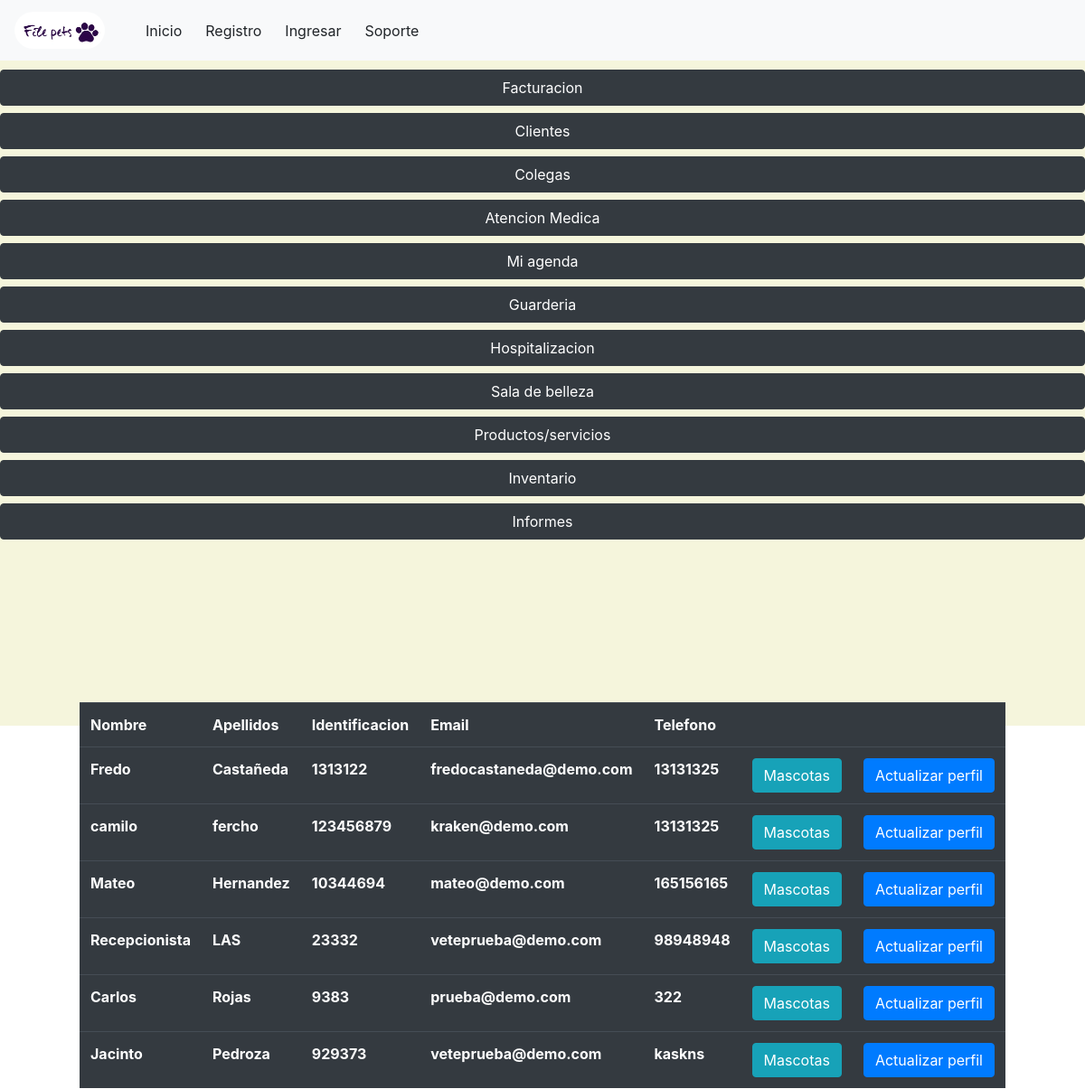
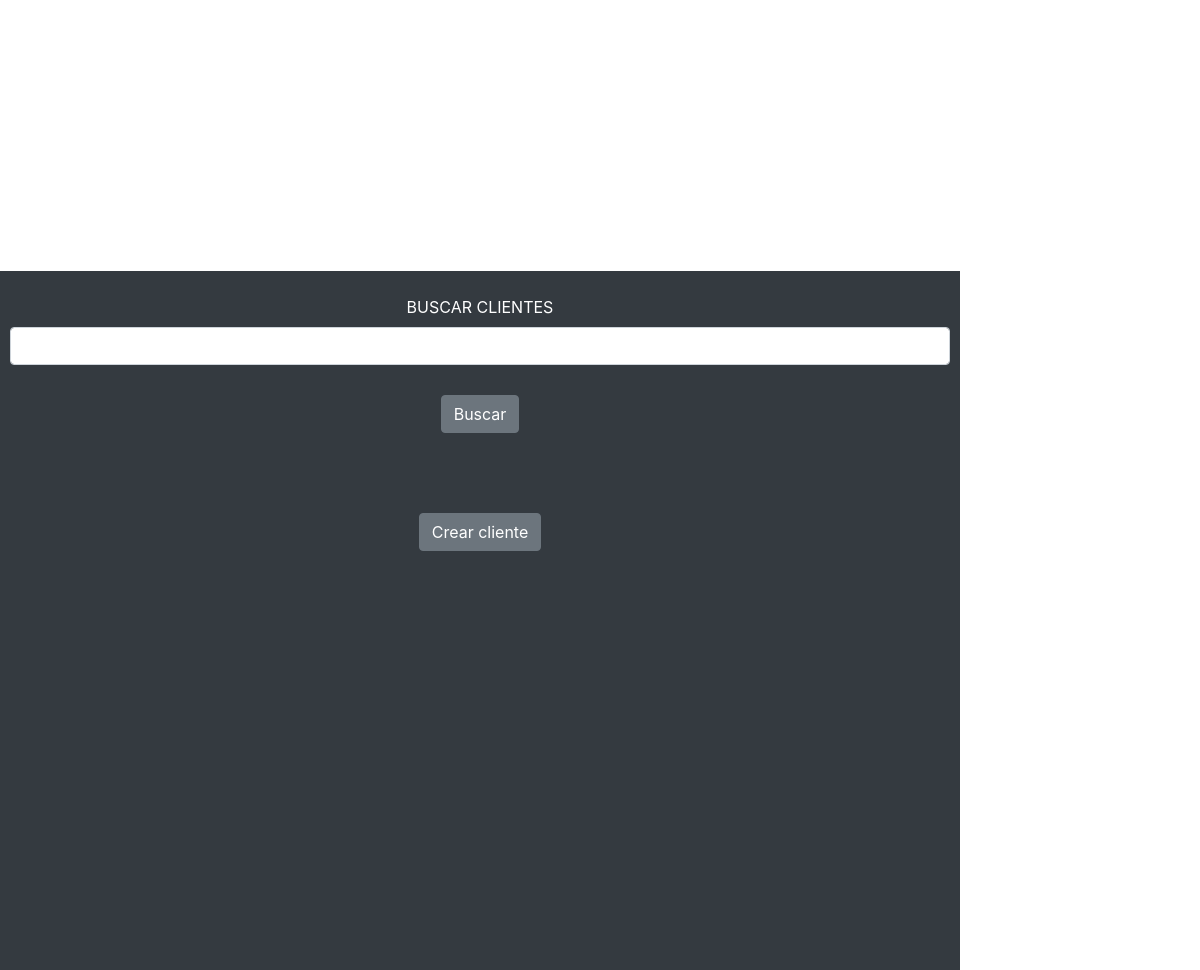
The page /ver/clientes on the database as committed earlier (2 pictures, top to bottom).
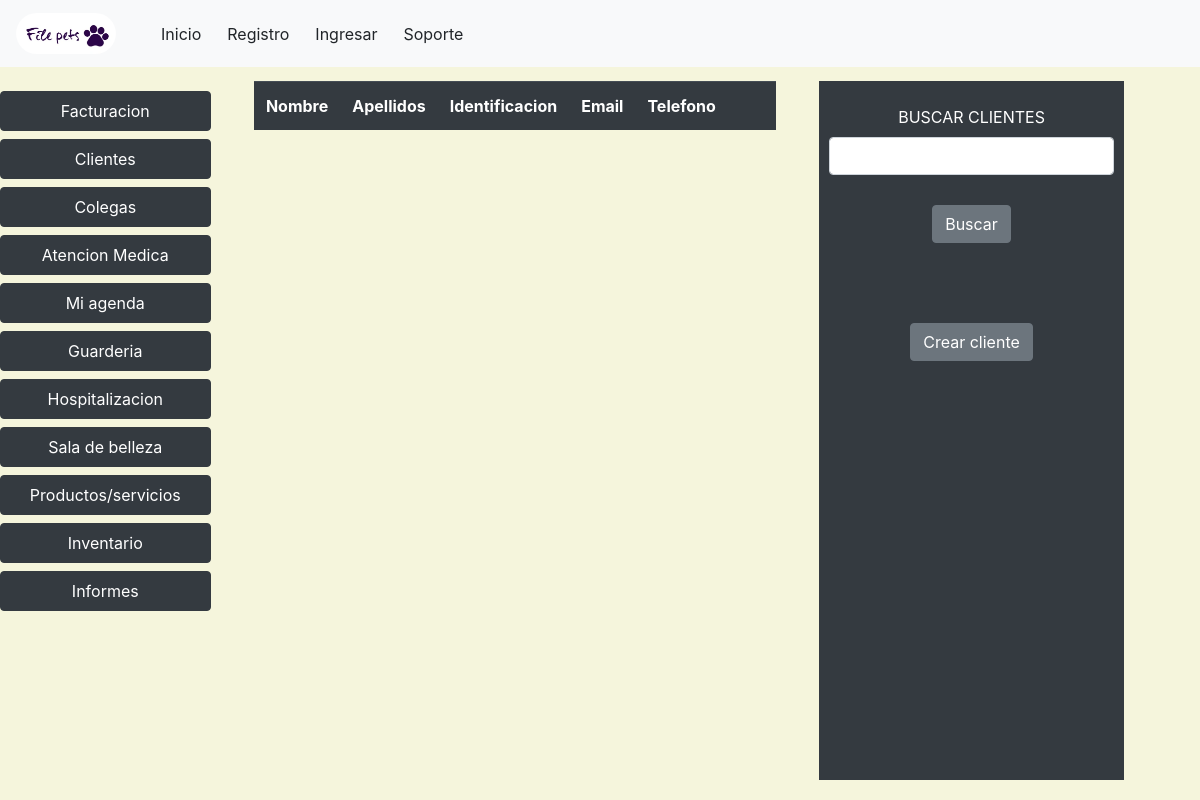
The same page on the database as committed later.
### veterinary/models.py (models this page shows, shortened)
class Client(models.Model):
    veterinary = models.ForeignKey(Veterinary, on_delete=models.CASCADE,blank=True,null=True)
    name = models.CharField(max_length=50,blank=False,null=False)
    last_name = models.CharField(max_length=50,blank=False,null=False)
    identification = models.CharField(max_length=50,blank=True,null=True)
    email = models.EmailField(unique=True)
    phone = models.CharField(max_length=15,blank=True,null=True)

### veterinary/views.py (the view)
# urls.py: path("ver/clientes",views.detailClient,name='detailClient')
def detailClient(request):
    clients = Client.objects.all()
    context = {'clients':clients}
    return render(request,'veterinary/detailClient.html',context)

### templates/veterinary/detailClient.html (shortened to what this page needs)
{% extends 'layout/base.html' %}
{% block 'style' %}
{% load static %}
<link rel="stylesheet" href="{% static 'css/estilo.css' %}">
{% endblock %}
{% block 'header' %}
{% include 'layout/partials/headerbase.html' %}
{% endblock %}
{% block 'content' %}
<div class="left-menu">
  <div class="caja1">
    {% include 'layout/partials/leftmenu.html' %}
  </div>
  <div class="caja2">
    <div style="width: 80%; background-color: rgb(52,58,64);color:white; text-align: center;padding-left: 10px;padding-right: 10px;">
        <form action="" method="POST" style="margin-top:3vh ;">
            <label >BUSCAR CLIENTES</label>
            <input type="text" class="form-control" name="search">
            <input type="submit" class="btn btn-secondary" value="Buscar" style="margin-top: 30px ;">
        </form>
        <a href=" {% url 'registerClient' %}" class="btn btn-secondary" style="margin-top: 10vh;">Crear cliente</a>
    </div>
  </div>
  <div class="caja3">
    <div>
        <table class="table table-dark">
            <tr>
                <th>Nombre</th>
                <th>Apellidos</th>
                <th>Identificacion</th>
                <th>Email</th>
                <th>Telefono</th>
                <th></th>
                <th></th>
              </tr>
        {% for client in clients %}
            <tr>
                <th>{{client.name}}</th>
                <th>{{client.last_name}}</th>
                <th>{{client.identification}}</th>
                <th>{{client.email}}</th>
                <th>{{client.phone}}</th>
                <th><a href="#" class="btn btn-info">Mascotas</a></th>
                <th><a href="#" class="btn btn-primary">Actualizar perfil</a></th>
            </tr>
        {% endfor %}
        </table>
    </div>
  </div>
</div>
{% endblock %}

### templates/layout/base.html (shortened to what this page needs)
{% load static %}
<!DOCTYPE html>
<html lang="es">
<head>
    <link rel="stylesheet" href="{% static 'css/bootstrap.min.css' %}">
    {% block 'style' %}{% endblock  %}
</head>
<body>
<header>
    {% block 'header' %}{% endblock  %}
</header>
<main>
{% block 'content' %}{% endblock  %}
</main>
</body>
</html>

### templates/layout/partials/headerbase.html (shortened to what this page needs)
{% load static %}
<header>
    <nav class="navbar navbar-expand-sm navbar-light bg-light">
      <a class="navbar-brand" href="#">
        <img src="{% static 'img/logo.webp' %}" alt="Avatar Logo" style="width:100px;"
          class="rounded-pill">
      </a>
      {% if request.user.is_authenticated %}
      <div class="collapse navbar-collapse" id="opciones">
        <ul class="navbar-nav">
          <li class="nav-item">
            <a class="btn btn-online-dark" href="{% url 'index' %}">Inicio</a>
          </li>
          <li class="nav-item">
            <a class="btn btn-online-dark" href="{% url 'home' %}">Dashboard</a>
          </li>
          <li class="nav-item">
            <a class="btn btn-online-dark" href="{% url 'logout' %}">Cerrar Sesion</a>
          </li>
        </ul>
      </div>
      {% else %}
      <div class="collapse navbar-collapse" id="opciones">
        <ul class="navbar-nav">
          <li class="nav-item">
            <a class="btn btn-online-dark" href="{% url 'index' %}">Inicio</a>
          </li>
          <li class="nav-item">
            <a class="btn btn-online-dark" href="{% url 'registerVet' %}">Registro</a>
          </li>
          <li class="nav-item">
            <a class="btn btn-online-dark" href="{% url 'login' %}">Ingresar</a>
          </li>
          <li class="nav-item">
            <a class="btn btn-online-dark" href="{% url 'registerClient' %}">Soporte</a>
          </li>
        </ul>
      </div>
      {% endif %}
    </nav>
  </header>

### templates/layout/partials/leftmenu.html
{% load static %}
    <div>
        <div><a class="btn btn-dark flex-div" href="#">Facturacion</a></div>
        <div><a class="btn btn-dark flex-div" href="{% url 'detailClient' %}">Clientes</a></div>
        <div><a class="btn btn-dark flex-div" href="{% url 'registerEmployee' %}">Colegas</a></div>
        <div><a class="btn btn-dark flex-div">Atencion Medica</a></div>
        <div><a class="btn btn-dark flex-div">Mi agenda</a></div>
        <div><a class="btn btn-dark flex-div">Guarderia</a></div>
        <div><a class="btn btn-dark flex-div">Hospitalizacion</a></div>
        <div><a class="btn btn-dark flex-div">Sala de belleza</a></div>
        <div><a class="btn btn-dark flex-div">Productos/servicios</a></div>
        <div><a class="btn btn-dark flex-div">Inventario</a></div>
        <div><a class="btn btn-dark flex-div">Informes</a></div>
    </div>

### static/css/estilo.css (style rules this page uses)
.navbar-nav { margin-left:1rem; margin-right:1rem ; }
.btn-dark { padding: 0.9rem; }
.left-menu { display: flex; flex-wrap: wrap; width: 100vw; height: 92vh; justify-content: flex-start; align-content: space-around; background-color: beige; }
.caja1 { margin-top: 10px; display: flex; flex-direction: column; height: 95%; flex-grow: 1; order: 1 ; }
.caja2 { display: flex; height: 95%; align-content: center; justify-content: flex-start; flex-grow: 3; order: 3 ; }
.caja3 { display: flex; height: 95%; justify-content: center; flex-grow: 3; order: 2 ; }
.flex-div { display: flex; flex-direction: column; align-content: center; justify-content: center; margin-bottom: 8px; height: 40px; flex-basis: auto; }

Rows that differ between the two databases and show on the page:
removed Client: name "Fredo", last_name "Castañeda", identification "1313122", email "fredocastaneda@demo.com", phone "13131325"
removed Client: name "camilo", last_name "fercho", identification "123456879", email "kraken@demo.com", phone "13131325"
removed Client: name "Mateo", last_name "Hernandez", identification "10344694", email "mateo@demo.com", phone "165156165"
removed Client: name "Recepcionista", last_name "LAS", identification "23332", email "veteprueba@demo.com", phone "98948948"
removed Client: name "Carlos", last_name "Rojas", identification "9383", email "prueba@demo.com", phone "322"
removed Client: name "Jacinto", last_name "Pedroza", identification "929373", email "veteprueba@demo.com", phone "kaskns"
